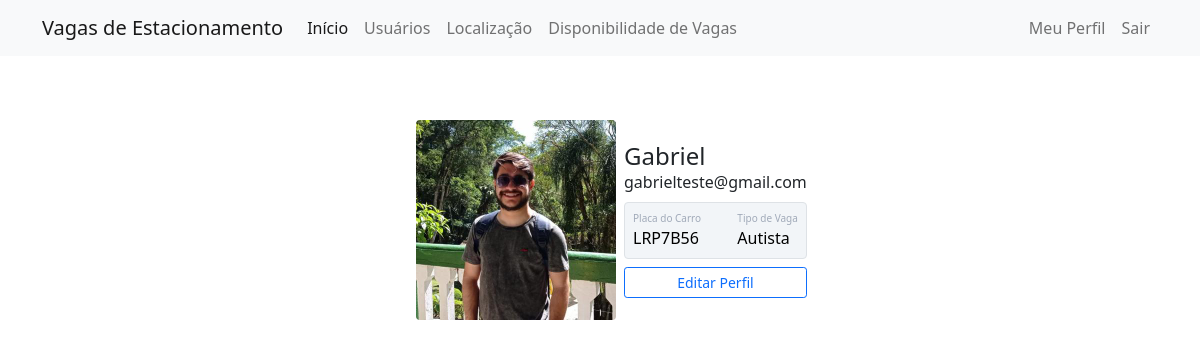
The page /perfil (signed in) on the database its author committed.
### vagasdeestacionamento/models.py (models this page shows)
class Usuario(database.Model, UserMixin):
    id = database.Column(database.Integer, primary_key=True)
    username = database.Column(database.String, nullable=False)
    email = database.Column(database.String, nullable=False, unique=True)
    senha = database.Column(database.String, nullable=False)
    foto_perfil = database.Column(database.String, default='default.jpg')
    vagas = database.Column(database.String, nullable=False, default=' - ')
    placa = database.Column(database.String, nullable=False, default='Não Informado')

### vagasdeestacionamento/routes.py (the view)
@app.route('/perfil')
@login_required
def perfil():
    foto_perfil = url_for('static', filename='fotos_perfil/{}'.format(current_user.foto_perfil))
    return render_template('perfil.html', foto_perfil=foto_perfil)

### vagasdeestacionamento/models.py (called while the page is built)
@login_manager.user_loader
def load_usuario(id_usuario):
    return Usuario.query.get(int(id_usuario))

### vagasdeestacionamento/templates/perfil.html (shortened to what this page needs)
{% extends 'base.html' %}
{% block body %}
   <div class="container mt-5 d-flex justify-content-center">
        <div class="card p-3">
            <div class="d-flex align-items-center">
                <div class="image pe-2"> <img src="{{ foto_perfil }}" class="rounded" width="200"> </div>
                <div class="ml-3 w-100">
                    <h4 class="mb-0 mt-0  ">{{ current_user.username }}</h4> <span>{{ current_user.email }}</span>
                    <div class="border p-2 mt-2 bg-primary d-flex justify-content-between rounded text-white stats">
                        <div class="d-flex flex-column"> <span class="articles">Placa do Carro</span> <span class="number1">{{ current_user.placa }}</span> </div>
                        <div class="d-flex flex-column"> <span class="rating">Tipo de Vaga</span> <span class="number3">{{ current_user.vagas }}</span> </div>
                    </div>
                    <div class="button mt-2 d-flex flex-row align-items-center">
                        <a class="w-100" href="{{ url_for('editar_perfil') }}">
                            <button class="btn btn-sm btn-outline-primary w-100">Editar Perfil</button>
                        </a>
                    </div>
                </div>
            </div>
        </div>
    </div>
{% endblock %}

### vagasdeestacionamento/static/main.css (style rules this page uses)
.card { width: 400px; border: none; border-radius: 10px; background-color: #fff }
.stats { background: #f2f5f8 !important; color: #000 !important }
.articles { font-size: 10px; color: #a1aab9 }
.number1 { font-weight: 500 }
.rating { font-size: 10px; color: #a1aab9 }
.number3 { font-weight: 500 }

### rows shown on the page
Usuario: username "Gabriel", email "gabrielteste@gmail.com", placa "LRP7B56", vagas "Autista"
